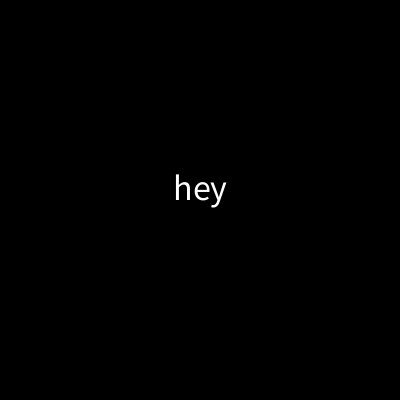
Frame 1 (no input)
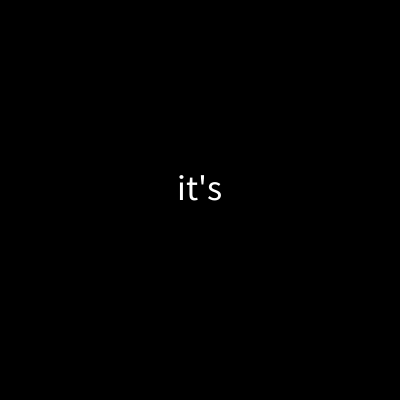
Frame 60 (the mouse pressed at the canvas centre just before this capture)
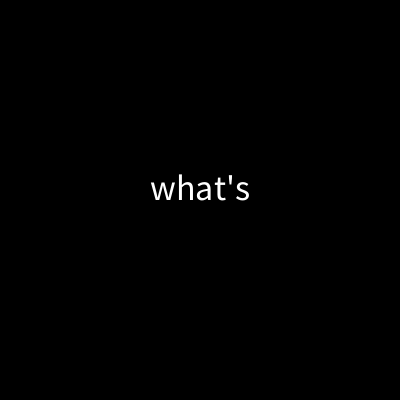
Frame 120 (the mouse held since frame 60 and released just before this capture)

The Processing sketch that drew these frames (run headless with seeded random() and noise(); from frame 60 on, the mouse is pressed at the canvas centre):

// Processing sketch: Text_Flash
// ── Text_Flash.pde
String words;
float n;

void setup() {
  size(400, 400);
  n = 0;
}

void draw() {
  background(#000000);
  sentence();
  textSize(36);
  textAlign(CENTER);
  text(words, width/2, height/2);
}

void sentence() {
  n += 0.075;
  if (n <= 1) {
    words = "hey";
  } else if (n <= 2) {
    words = "what's";
  } else if (n <= 3) {
    words = "up";
  } else if (n <= 4) {
    words = "guys,";
  } else if (n <= 5) {
    words = "it's";
  } else if (n <= 6) {
    words = "scarce";
  } else if (n <= 7) {
    words = "here.";
  } else if (n <= 8) {
    n = 0;
  } 
}
